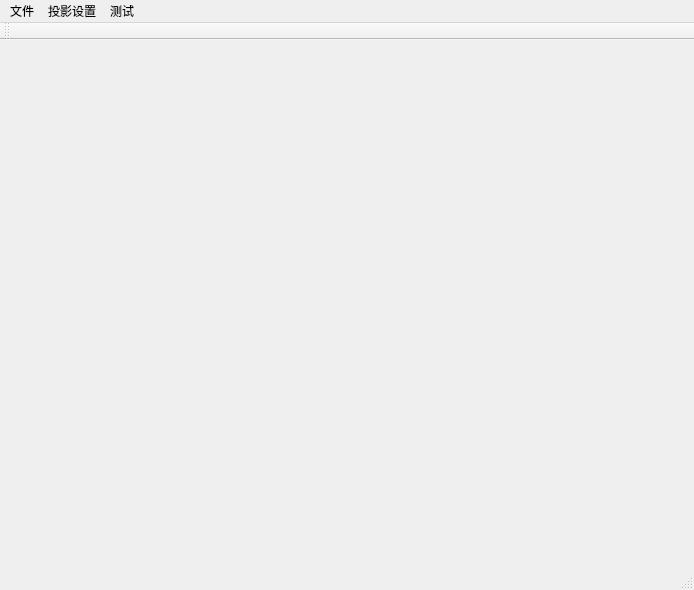
<?xml version="1.0" encoding="UTF-8"?>
<ui version="4.0">
 <class>MainWindow</class>
 <widget class="QMainWindow" name="MainWindow">
  <property name="geometry">
   <rect>
    <x>0</x>
    <y>0</y>
    <width>694</width>
    <height>590</height>
   </rect>
  </property>
  <property name="sizePolicy">
   <sizepolicy hsizetype="Preferred" vsizetype="Preferred">
    <horstretch>0</horstretch>
    <verstretch>0</verstretch>
   </sizepolicy>
  </property>
  <property name="acceptDrops">
   <bool>false</bool>
  </property>
  <property name="windowTitle">
   <string>图层选择</string>
  </property>
  <property name="autoFillBackground">
   <bool>true</bool>
  </property>
  <widget class="QWidget" name="centralWidget">
   <property name="sizePolicy">
    <sizepolicy hsizetype="Preferred" vsizetype="Preferred">
     <horstretch>0</horstretch>
     <verstretch>0</verstretch>
    </sizepolicy>
   </property>
   <layout class="QFormLayout" name="formLayout">
    <item row="0" column="0">
     <layout class="QGridLayout" name="gridLayout"/>
    </item>
   </layout>
  </widget>
  <widget class="QMenuBar" name="menuBar">
   <property name="geometry">
    <rect>
     <x>0</x>
     <y>0</y>
     <width>694</width>
     <height>23</height>
    </rect>
   </property>
   <widget class="QMenu" name="menu">
    <property name="title">
     <string>文件</string>
    </property>
    <addaction name="action_2"/>
    <addaction name="separator"/>
    <addaction name="readfile"/>
    <addaction name="get_shikuang_trigger"/>
   </widget>
   <widget class="QMenu" name="menu_3">
    <property name="title">
     <string>投影设置</string>
    </property>
    <addaction name="lonlatshadowtrigger"/>
    <addaction name="lbtshadowtrigger"/>
    <addaction name="mktshadowtrigger"/>
    <addaction name="separator"/>
    <addaction name="ifshowlonlat"/>
   </widget>
   <widget class="QMenu" name="menu_4">
    <property name="title">
     <string>测试</string>
    </property>
    <addaction name="testbutton"/>
   </widget>
   <addaction name="menu"/>
   <addaction name="menu_3"/>
   <addaction name="menu_4"/>
  </widget>
  <widget class="QToolBar" name="mainToolBar">
   <attribute name="toolBarArea">
    <enum>TopToolBarArea</enum>
   </attribute>
   <attribute name="toolBarBreak">
    <bool>false</bool>
   </attribute>
  </widget>
  <widget class="QStatusBar" name="statusBar"/>
  <action name="action_2">
   <property name="text">
    <string>清除</string>
   </property>
  </action>
  <action name="lonlatshadowtrigger">
   <property name="text">
    <string>等经纬度投影</string>
   </property>
  </action>
  <action name="lbtshadowtrigger">
   <property name="text">
    <string>兰勃特投影</string>
   </property>
  </action>
  <action name="mktshadowtrigger">
   <property name="text">
    <string>麦卡托投影</string>
   </property>
  </action>
  <action name="ifshowlonlat">
   <property name="checkable">
    <bool>true</bool>
   </property>
   <property name="text">
    <string>经纬线显示</string>
   </property>
  </action>
  <action name="testbutton">
   <property name="text">
    <string>testbutton</string>
   </property>
  </action>
  <action name="readfile">
   <property name="text">
    <string>读取实况数据</string>
   </property>
  </action>
  <action name="get_shikuang_trigger">
   <property name="text">
    <string>读取模式数据</string>
   </property>
  </action>
 </widget>
 <layoutdefault spacing="6" margin="11"/>
 <resources/>
 <connections/>
</ui>
